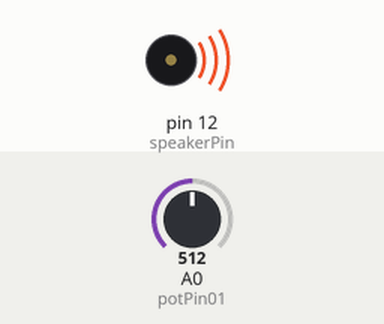
Simulated run of this sketch. Board: Arduino Uno, built with avr-gcc and run on an emulated ATmega328P. Parts: buzzer (waves = sounding). The test bench sets the inputs (shaded band); at power-on: A0 (potPin01) = 512. What the sketch prints to the serial monitor is not drawn.

Above: at 0.05 s.
Timing chart, 0 to 3.0 s (numbered marks = the images above):
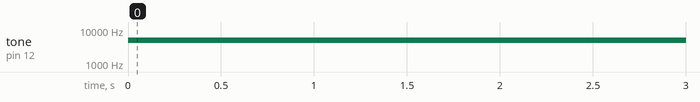

Measured:
- by itself, tone on pin 12 (speakerPin): silent → 5024 Hz at 0.00 s

The sketch:

Controlling_Tone_w_Potentiometer.ino
```cpp
/*

Sage Ridge Robotics
Example 15

We are going to replace the notes listed in pitches.h with scaled values from
a potentiometer here. Potentiometer values are rescaled to a particular
range of frequencies in Hertz. One limitation of of this is the nature
of the analog to digital conversion which results in 1024 discrete
potentiometer values. This sketch also sends the current frequency over
the serial connection at the same time that it is played.

This code is in the public domain.

*/

// speakerPin is set to digital pin 12. The piezoelectric speaker should be
// connected to this pin. The piezo' other pin should be connected to ground.
int speakerPin = 12;
int potPin01 = 0;
int potVal01;

// We open a serial connection.
void setup() {
  Serial.begin(9600);
}

// Read analog values from potentiometers to set tones.
void loop() {

  potVal01 = analogRead(potPin01);
  potVal01 = map(potVal01, 0, 1023, 40, 10000);
  tone(speakerPin, potVal01,1000);
  Serial.println(potVal01);
  int pauseBetweenNotes = 500;
  delay(pauseBetweenNotes);
  noTone(speakerPin);

}

// What is the heighest note you can here? The lowest? Does duation matter?
// What about the pause between notes? What happens if you change its value?
```
